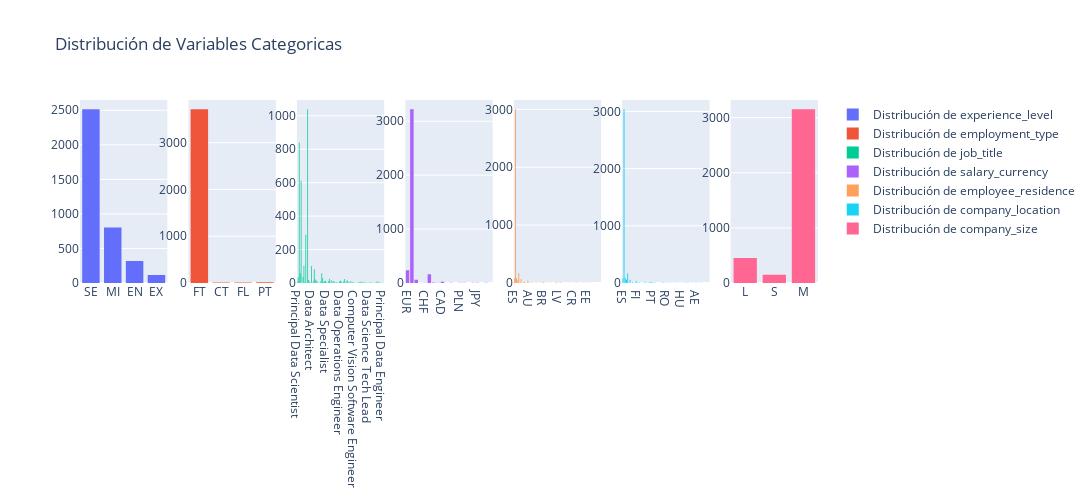

Notebook code for this chart:
### Code cell
# Selecciono unicamente las variables categoricas
cols = ['experience_level', 'employment_type', 'job_title', 'salary_currency', 'employee_residence', 'company_location', 'company_size']
 
# Creo una figura de 1 fila y 7 columnas
fig = make_subplots(rows=1, cols=7)
 
# Iteramos sobre cada elemento de la lista cols utilizando enumerate() para obtener tanto el índice como el valor de cada elemento.
for i, col in enumerate(cols):
    fig.add_trace(go.Histogram(x=df[col], nbinsx=20, name=f'Distribución de {col}'), row=1, col=i+1, )# Creamos un histograma para cada uno de los elementos de "cols"

#Se actualiza el diseño de la figura utilizando update_layout(), para especificar la altura, anchura, el título y la leyenda a mostrar. 
fig.update_layout(height=500, width=1500, title_text="Distribución de Variables Categoricas", showlegend=True)
fig.show()

### Figure 1 — Plotly figure (JSON) as saved in the notebook; plotly's stock layout.template omitted (floating-point values rounded to 4 significant figures; data arrays with more than 128 entries replaced by an {"elided": "..."} marker saying what was removed)
{"data": [{"name": "Distribución de experience_level", "nbinsx": 20, "type": "histogram", "x": {"elided": "3755 str values"}, "xaxis": "x", "yaxis": "y"}, {"name": "Distribución de employment_type", "nbinsx": 20, "type": "histogram", "x": {"elided": "3755 str values"}, "xaxis": "x2", "yaxis": "y2"}, {"name": "Distribución de job_title", "nbinsx": 20, "type": "histogram", "x": {"elided": "3755 str values"}, "xaxis": "x3", "yaxis": "y3"}, {"name": "Distribución de salary_currency", "nbinsx": 20, "type": "histogram", "x": {"elided": "3755 str values"}, "xaxis": "x4", "yaxis": "y4"}, {"name": "Distribución de employee_residence", "nbinsx": 20, "type": "histogram", "x": {"elided": "3755 str values"}, "xaxis": "x5", "yaxis": "y5"}, {"name": "Distribución de company_location", "nbinsx": 20, "type": "histogram", "x": {"elided": "3755 str values"}, "xaxis": "x6", "yaxis": "y6"}, {"name": "Distribución de company_size", "nbinsx": 20, "type": "histogram", "x": {"elided": "3755 str values"}, "xaxis": "x7", "yaxis": "y7"}], "layout": {"height": 500, "showlegend": true, "title": {"text": "Distribución de Variables Categoricas"}, "width": 1500, "xaxis": {"anchor": "y", "domain": [0, 0.1184]}, "xaxis2": {"anchor": "y2", "domain": [0.1469, 0.2653]}, "xaxis3": {"anchor": "y3", "domain": [0.2939, 0.4122]}, "xaxis4": {"anchor": "y4", "domain": [0.4408, 0.5592]}, "xaxis5": {"anchor": "y5", "domain": [0.5878, 0.7061]}, "xaxis6": {"anchor": "y6", "domain": [0.7347, 0.8531]}, "xaxis7": {"anchor": "y7", "domain": [0.8816, 1.0]}, "yaxis": {"anchor": "x", "domain": [0, 1]}, "yaxis2": {"anchor": "x2", "domain": [0, 1]}, "yaxis3": {"anchor": "x3", "domain": [0, 1]}, "yaxis4": {"anchor": "x4", "domain": [0, 1]}, "yaxis5": {"anchor": "x5", "domain": [0, 1]}, "yaxis6": {"anchor": "x6", "domain": [0, 1]}, "yaxis7": {"anchor": "x7", "domain": [0, 1]}}}
